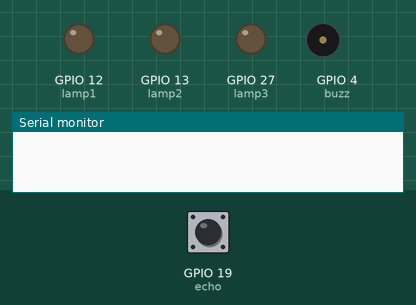
A sketch run on a simulated ESP32. Parts: output pins drawn as LEDs (lit = HIGH), buzzer (waves = sounding, pin HIGH), the last lines printed to the serial monitor. The test bench sets the inputs (shaded band); at power-on: GPIO 19 (echo) LOW. Pins used as bus, display or sensor lines are not drawn.

Above: at 0.0 s.
At 1.2 s:
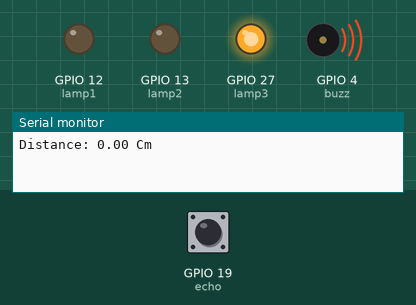
1.3 s: GPIO 19 (echo) pulsed HIGH 2 times (0.12 s each, 0.3 s apart)
At 2.7 s:
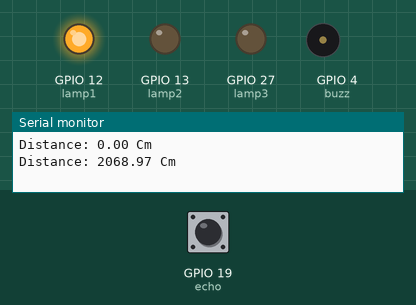
Timing chart, 0 to 4.7 s (numbered marks = the images above; inputs shaded):
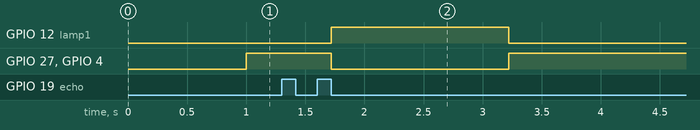

The sketch:

ultasonik_lamp_buzzer.ino
```cpp
#define trig 26
#define echo 19
#define lamp1 12
#define lamp2 13
#define lamp3 27
#define buzz 4

float dur = 0;
float dis = 0;

void setup() {
  pinMode(lamp1,OUTPUT);
  pinMode(lamp2,OUTPUT);
  pinMode(lamp3,OUTPUT);

  pinMode(buzz, OUTPUT);

  pinMode(trig,OUTPUT);
  pinMode(echo,INPUT);
  Serial.begin(115200);
}

void loop() {

  // kirim gelombang ultasonic
  digitalWrite(trig, LOW);
  delayMicroseconds(20);
  digitalWrite(trig, HIGH);

  //terima durasi dan jarak
  dur = pulseIn(echo, HIGH);
  dis = dur/58;

  Serial.print("Distance: ");
  Serial.print(dis);
  Serial.println(" Cm");

  if (dis >= 80) {
    digitalWrite(lamp1, HIGH);
    digitalWrite(lamp2, LOW);
    digitalWrite(lamp3, LOW);
    digitalWrite(buzz, LOW);

  } else if (dis >=20 ){
    digitalWrite(lamp1, LOW);
    digitalWrite(lamp2, HIGH);
    digitalWrite(lamp3, LOW);
    digitalWrite(buzz, LOW);
  } else {
    digitalWrite(lamp1, LOW);
    digitalWrite(lamp2, LOW);
    digitalWrite(lamp3, HIGH);
    digitalWrite(buzz, HIGH);
  }
  delay(500);
}
```

Measured:
- after the input at 1.3 s, GPIO 12 (lamp1): LOW → HIGH after 0.42 s, → LOW 1.5 s later; GPIO 27 (lamp3), GPIO 4 (buzz): HIGH → LOW after 0.42 s, → HIGH 1.5 s later
